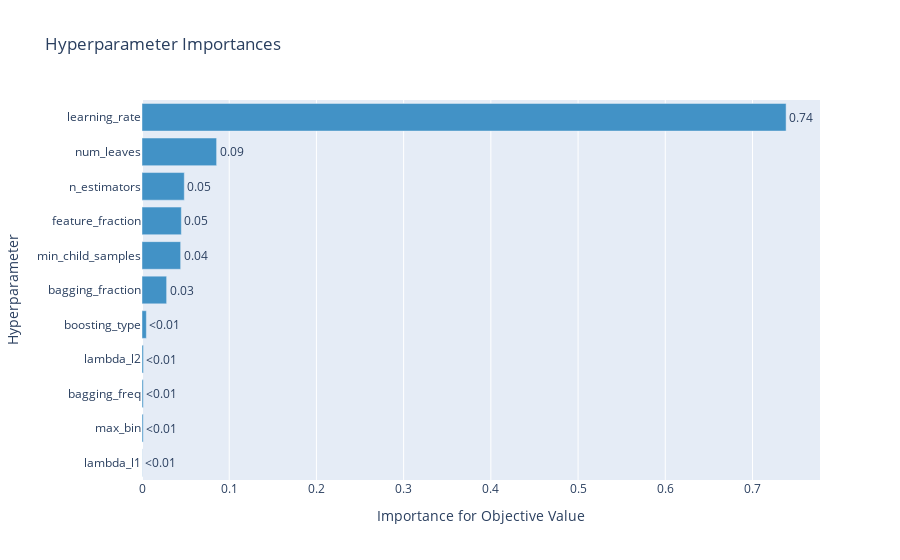

Notebook code cell kept with this figure:
### Code cell
fig = optuna.visualization.plot_param_importances(study)
fig.write_image(file="figures/ch5_importances.png", format="png", scale=6)
fig.show()

### Figure 1 — Plotly figure (JSON) as saved in the notebook; plotly's stock layout.template omitted (floating-point values rounded to 4 significant figures)
{"data": [{"cliponaxis": false, "hovertemplate": ["lambda_l1 (FloatDistribution): 0.00023800073319757786<extra></extra>", "max_bin (IntDistribution): 0.0014086178148205886<extra></extra>", "bagging_freq (IntDistribution): 0.0014757246971956156<extra></extra>", "lambda_l2 (FloatDistribution): 0.0016403859887127966<extra></extra>", "boosting_type (CategoricalDistribution): 0.004994426764307713<extra></extra>", "bagging_fraction (FloatDistribution): 0.02824005365312548<extra></extra>", "min_child_samples (IntDistribution): 0.04433387838313496<extra></extra>", "feature_fraction (FloatDistribution): 0.0450933927778852<extra></extra>", "n_estimators (IntDistribution): 0.04849231597300969<extra></extra>", "num_leaves (IntDistribution): 0.08554820153027676<extra></extra>", "learning_rate (FloatDistribution): 0.7385350016843338<extra></extra>"], "marker": {"color": "rgb(66,146,198)"}, "orientation": "h", "text": ["<0.01", "<0.01", "<0.01", "<0.01", "<0.01", "0.03", "0.04", "0.05", "0.05", "0.09", "0.74"], "textposition": "outside", "x": [0.000238, 0.001409, 0.001476, 0.00164, 0.004994, 0.02824, 0.04433, 0.04509, 0.04849, 0.08555, 0.7385], "y": ["lambda_l1", "max_bin", "bagging_freq", "lambda_l2", "boosting_type", "bagging_fraction", "min_child_samples", "feature_fraction", "n_estimators", "num_leaves", "learning_rate"], "type": "bar"}], "layout": {"showlegend": false, "title": {"text": "Hyperparameter Importances"}, "xaxis": {"title": {"text": "Importance for Objective Value"}}, "yaxis": {"title": {"text": "Hyperparameter"}}}}
